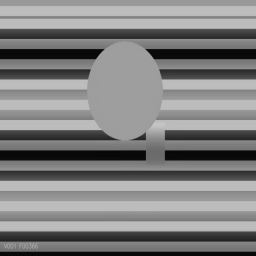
#> input picture temp_frames/video_001/frame_000183.png, 256 x 256 px
$ python -i preprocessor.py   (imports and definitions only)
#> lines starting #> are read from the running program, lines starting #| are printed output that depends on the picture
### backend/config.py
"""
ClipMatch Configuration Module
Centralized configuration for all system parameters
"""

import os
from pathlib import Path

# Load .env file if available
try:
    from dotenv import load_dotenv
    load_dotenv(Path(__file__).resolve().parent.parent / '.env')
except ImportError:
    pass  # python-dotenv not installed; rely on system env vars

# Base Paths
BASE_DIR = Path(__file__).resolve().parent.parent
BACKEND_DIR = Path(__file__).resolve().parent
DATA_DIR = BASE_DIR / "data"
REFERENCES_DIR = DATA_DIR / "references"
UPLOADS_DIR = DATA_DIR / "uploads"
FEATURES_DIR = DATA_DIR / "features"
CACHE_DIR = BASE_DIR / "cache"
DATABASE_PATH = DATA_DIR / "clipmatch.db"

# Ensure directories exist
for directory in [DATA_DIR, REFERENCES_DIR, UPLOADS_DIR, FEATURES_DIR, CACHE_DIR]:
    directory.mkdir(parents=True, exist_ok=True)
#> further down, picture is the input picture: shape (256, 256, 3); min 6, max 199, mean 127.4

# Video Processing Configuration
class VideoConfig:
    # Frame sampling rate (frames per second to extract)
    SAMPLE_RATE = 2  # 2 frames per second (optimal for hash-based matching)

    # Supported video formats
    SUPPORTED_FORMATS = ['.mp4', '.avi', '.mkv', '.mov', '.webm', '.flv']

    # Maximum file sizes (in bytes)
    MAX_REFERENCE_SIZE = 10 * 1024 * 1024 * 1024  # 10 GB
    MAX_CLIP_SIZE = 500 * 1024 * 1024  # 500 MB

    # Clip duration limits (in seconds)
    MIN_CLIP_DURATION = 5
    MAX_CLIP_DURATION = 60

    # Reference video duration limits (in seconds)
    MIN_REFERENCE_DURATION = 30 * 60  # 30 minutes
    MAX_REFERENCE_DURATION = 10 * 60 * 60  # 10 hours

    # Frame resize dimensions for processing
    FRAME_WIDTH = 320
    FRAME_HEIGHT = 240


# Feature Extraction Configuration
class FeatureConfig:
    # Hash size for perceptual hashing
    # Must match FeatureExtractor.HASH_SIZE (8x8 = 64 bits)
    HASH_SIZE = 8  # 8x8 = 64 bits

    # Hash algorithms to use
    HASH_ALGORITHMS = ['phash', 'dhash', 'whash']

    # Primary hash algorithm
    PRIMARY_HASH = 'phash'

    # Feature vector dimensions
    FEATURE_DIM = 64


# Matching Configuration
class MatchConfig:
    # Sliding window size (in frames)
    WINDOW_SIZE = 10

    # Window stride (in frames)
    WINDOW_STRIDE = 5

    # Hamming distance threshold for hash similarity (higher = more lenient)
    # For 16x16 hash, max distance is 256.
    # 128 allows ~50% bit difference (very lenient for re-encoded/reformatted videos)
    HASH_THRESHOLD = 128

    # Minimum consecutive matching frames for temporal consistency
    MIN_CONSECUTIVE_MATCHES = 2

    # Confidence score thresholds
    WEAK_MATCH = 10
    POSSIBLE_MATCH = 25
    STRONG_MATCH = 50
    VERY_STRONG_MATCH = 75

    # Minimum confidence to report a match
    # RELAXED threshold: Return matches at 45%+ confidence
    # This allows videos in database to match while filtering low-confidence false positives
    MIN_CONFIDENCE_THRESHOLD = 45  # Relaxed - catches videos in database while filtering obvious mismatches


# Database Configuration
class DatabaseConfig:
    SQLALCHEMY_DATABASE_URI = f"sqlite:///{DATABASE_PATH}"
    SQLALCHEMY_TRACK_MODIFICATIONS = False


# Flask Configuration
class FlaskConfig:
    DEBUG = True
    SECRET_KEY = os.environ.get('SECRET_KEY', 'clipmatch-dev-secret-key-change-in-prod')
    MAX_CONTENT_LENGTH = 10 * 1024 * 1024 * 1024  # 10 GB max upload (for large reference videos)
    UPLOAD_FOLDER = str(UPLOADS_DIR)

    # CORS settings
    CORS_ORIGINS = ['http://localhost:3000', 'http://127.0.0.1:3000',
                    'http://localhost:5500', 'http://127.0.0.1:5500']


# Cloudinary Configuration — loaded from environment variables (.env file)
# NEVER hardcode credentials here. Use .env file or system environment variables.
class CloudinaryConfig:
    CLOUD_NAME = os.environ.get('CLOUDINARY_CLOUD_NAME', '')
    API_KEY = os.environ.get('CLOUDINARY_API_KEY', '')
    API_SECRET = os.environ.get('CLOUDINARY_API_SECRET', '')
    # All reference videos are stored in this folder on Cloudinary
    CLOUD_FOLDER = "clipmatch_references"

### backend/services/preprocessor.py
"""
ClipMatch Preprocessor
Comprehensive frame preprocessing for robust video matching
"""

import cv2
import numpy as np
from typing import List, Tuple
import sys
sys.path.append('..')
from config import VideoConfig


class FramePreprocessor:
    """
    Preprocesses video frames to make them robust to variations
    like re-encoding, brightness changes, resolution differences, etc.
    """

    # Standard preprocessing size
    PREPROCESS_WIDTH = 256
    PREPROCESS_HEIGHT = 256

    @staticmethod
    def preprocess_frame(frame: np.ndarray) -> np.ndarray:
        """
        Comprehensive preprocessing of a single frame.

        Applies: resize, grayscale, subtitle crop, histogram equalization

        Args:
            frame: BGR image as numpy array from OpenCV

        Returns:
            Preprocessed grayscale frame
        """
        # Step 1: Resize to standard size
        frame = cv2.resize(frame, (FramePreprocessor.PREPROCESS_WIDTH,
                                   FramePreprocessor.PREPROCESS_HEIGHT))

        # Step 2: Convert to grayscale - removes color variations
        # Colour often changes between different exports, but content structure stays same
        if len(frame.shape) == 3:
            frame = cv2.cvtColor(frame, cv2.COLOR_BGR2GRAY)

        # Step 3: Crop bottom 12% to remove subtitles
        # Subtitles are unreliable for matching (can be added/removed)
        crop_height = int(frame.shape[0] * 0.12)
#> crop_height = 30
        frame = frame[:-crop_height, :]
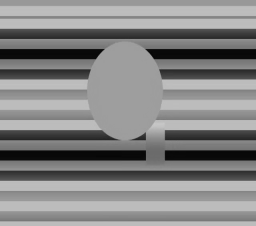
#> frame: shape (226, 256); min 6, max 199, mean 131.9

        # Step 4: Histogram equalization for brightness normalization
        # Makes darker and brighter versions of same content comparable
        frame = cv2.equalizeHist(frame)
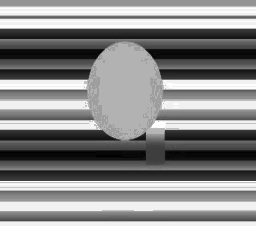
#> frame: shape (226, 256); min 0, max 255, mean 133.6

        return frame

    # [110 lines left out: functions batch_preprocess_frames, get_frame_difference_score, select_keyframes, normalize_frame_for_correlation, not called in this run]

>>> import cv2
>>> picture = cv2.imread('../../temp_frames/video_001/frame_000183.png')
>>> result = FramePreprocessor().preprocess_frame(picture)

$ run again, on temp_frames/video_001/frame_000299.png
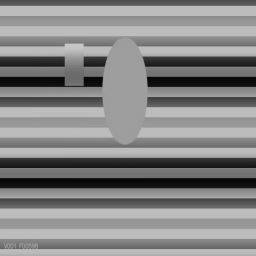
#> input picture temp_frames/video_001/frame_000299.png, 256 x 256 px
#> picture is the input picture: shape (256, 256, 3); min 7, max 199, mean 133.2
#> in preprocess_frame, `frame = frame[:-crop_height, :]`:
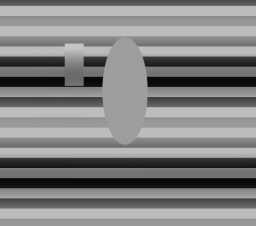
#> frame: shape (226, 256); min 7, max 199, mean 129.5
#> in preprocess_frame, `frame = cv2.equalizeHist(frame)`:
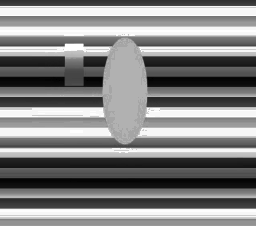
#> frame: shape (226, 256); min 0, max 255, mean 132.4
